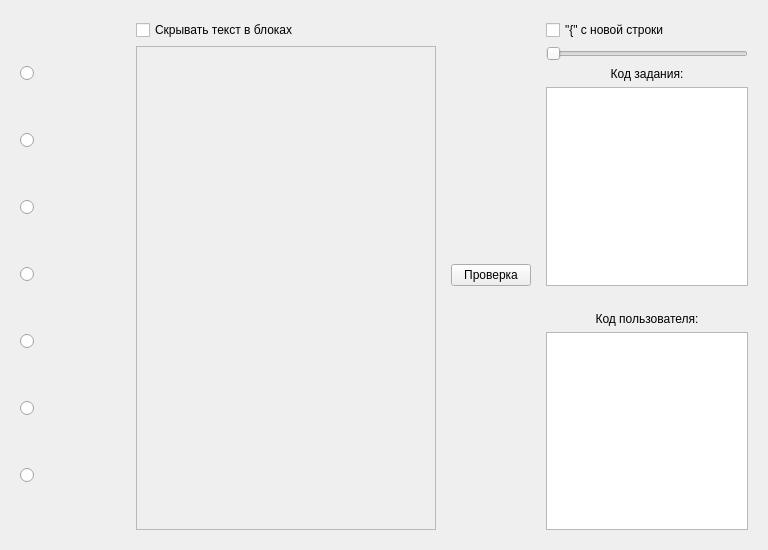
<?xml version="1.0" encoding="UTF-8"?>
<ui version="4.0">
 <class>ExerciseWindow</class>
 <widget class="QWidget" name="ExerciseWindow">
  <property name="geometry">
   <rect>
    <x>0</x>
    <y>0</y>
    <width>768</width>
    <height>550</height>
   </rect>
  </property>
  <property name="minimumSize">
   <size>
    <width>0</width>
    <height>550</height>
   </size>
  </property>
  <property name="windowTitle">
   <string>Exercise</string>
  </property>
  <layout class="QHBoxLayout" name="horizontalLayout">
   <item>
    <widget class="QWidget" name="widget" native="true">
     <property name="minimumSize">
      <size>
       <width>110</width>
       <height>400</height>
      </size>
     </property>
     <layout class="QVBoxLayout" name="verticalLayout">
      <item>
       <widget class="QRadioButton" name="radio_prefix_cycle">
        <property name="toolTip">
         <string>Цикл с предусловием</string>
        </property>
        <property name="text">
         <string/>
        </property>
        <property name="icon">
         <iconset resource="fc_resources.qrc">
          <normaloff>:/resources/icon_prefix.png</normaloff>:/resources/icon_prefix.png</iconset>
        </property>
        <property name="iconSize">
         <size>
          <width>70</width>
          <height>70</height>
         </size>
        </property>
       </widget>
      </item>
      <item>
       <widget class="QRadioButton" name="radio_postfix_cycle">
        <property name="toolTip">
         <string>Цикл с постусловием</string>
        </property>
        <property name="autoFillBackground">
         <bool>false</bool>
        </property>
        <property name="text">
         <string/>
        </property>
        <property name="icon">
         <iconset resource="fc_resources.qrc">
          <normaloff>:/resources/icon_ostfix.png</normaloff>:/resources/icon_ostfix.png</iconset>
        </property>
        <property name="iconSize">
         <size>
          <width>70</width>
          <height>70</height>
         </size>
        </property>
       </widget>
      </item>
      <item>
       <widget class="QRadioButton" name="radio_Divar">
        <property name="toolTip">
         <string>Развилка</string>
        </property>
        <property name="text">
         <string/>
        </property>
        <property name="icon">
         <iconset resource="fc_resources.qrc">
          <normaloff>:/resources/icon_divar.png</normaloff>:/resources/icon_divar.png</iconset>
        </property>
        <property name="iconSize">
         <size>
          <width>70</width>
          <height>70</height>
         </size>
        </property>
       </widget>
      </item>
      <item>
       <widget class="QRadioButton" name="radio_output">
        <property name="toolTip">
         <string>Блок вывода</string>
        </property>
        <property name="text">
         <string/>
        </property>
        <property name="icon">
         <iconset resource="fc_resources.qrc">
          <normaloff>:/resources/icon_output.png</normaloff>:/resources/icon_output.png</iconset>
        </property>
        <property name="iconSize">
         <size>
          <width>70</width>
          <height>70</height>
         </size>
        </property>
       </widget>
      </item>
      <item>
       <widget class="QRadioButton" name="radio_input">
        <property name="toolTip">
         <string>Блок ввода</string>
        </property>
        <property name="text">
         <string/>
        </property>
        <property name="icon">
         <iconset resource="fc_resources.qrc">
          <normaloff>:/resources/icon_input.png</normaloff>:/resources/icon_input.png</iconset>
        </property>
        <property name="iconSize">
         <size>
          <width>70</width>
          <height>70</height>
         </size>
        </property>
       </widget>
      </item>
      <item>
       <widget class="QRadioButton" name="radio_action">
        <property name="toolTip">
         <string>Блок действия</string>
        </property>
        <property name="autoFillBackground">
         <bool>false</bool>
        </property>
        <property name="text">
         <string/>
        </property>
        <property name="icon">
         <iconset resource="fc_resources.qrc">
          <normaloff>:/resources/icon_action.png</normaloff>:/resources/icon_action.png</iconset>
        </property>
        <property name="iconSize">
         <size>
          <width>70</width>
          <height>70</height>
         </size>
        </property>
        <property name="shortcut">
         <string/>
        </property>
        <property name="checkable">
         <bool>true</bool>
        </property>
        <property name="autoExclusive">
         <bool>true</bool>
        </property>
       </widget>
      </item>
      <item>
       <widget class="QRadioButton" name="radio_param_cycle">
        <property name="toolTip">
         <string>Цикл с параметром</string>
        </property>
        <property name="text">
         <string/>
        </property>
        <property name="icon">
         <iconset resource="fc_resources.qrc">
          <normaloff>:/resources/icon_parameter.png</normaloff>:/resources/icon_parameter.png</iconset>
        </property>
        <property name="iconSize">
         <size>
          <width>70</width>
          <height>70</height>
         </size>
        </property>
       </widget>
      </item>
     </layout>
    </widget>
   </item>
   <item>
    <widget class="QWidget" name="widget_3" native="true">
     <layout class="QVBoxLayout" name="verticalLayout_3">
      <item>
       <widget class="QCheckBox" name="checkBox">
        <property name="text">
         <string>Скрывать текст в блоках</string>
        </property>
       </widget>
      </item>
      <item>
       <widget class="QScrollArea" name="scrollArea">
        <property name="minimumSize">
         <size>
          <width>300</width>
          <height>0</height>
         </size>
        </property>
        <property name="autoFillBackground">
         <bool>true</bool>
        </property>
        <property name="widgetResizable">
         <bool>true</bool>
        </property>
        <property name="alignment">
         <set>Qt::AlignCenter</set>
        </property>
        <widget class="QWidget" name="scrollAreaWidgetContents">
         <property name="geometry">
          <rect>
           <x>0</x>
           <y>0</y>
           <width>298</width>
           <height>489</height>
          </rect>
         </property>
        </widget>
       </widget>
      </item>
     </layout>
    </widget>
   </item>
   <item>
    <widget class="QPushButton" name="pushButton">
     <property name="text">
      <string>Проверка</string>
     </property>
    </widget>
   </item>
   <item>
    <widget class="QWidget" name="widget_2" native="true">
     <property name="maximumSize">
      <size>
       <width>500</width>
       <height>16777215</height>
      </size>
     </property>
     <layout class="QVBoxLayout" name="verticalLayout_2">
      <item>
       <widget class="QCheckBox" name="checkBox_newLine">
        <property name="text">
         <string>&quot;{&quot; с новой строки</string>
        </property>
       </widget>
      </item>
      <item>
       <widget class="QSlider" name="horizontalSlider">
        <property name="minimum">
         <number>10</number>
        </property>
        <property name="maximum">
         <number>40</number>
        </property>
        <property name="orientation">
         <enum>Qt::Horizontal</enum>
        </property>
       </widget>
      </item>
      <item>
       <widget class="QLabel" name="label_2">
        <property name="text">
         <string>Код задания:</string>
        </property>
        <property name="alignment">
         <set>Qt::AlignCenter</set>
        </property>
       </widget>
      </item>
      <item>
       <widget class="QTextBrowser" name="textBrowser">
        <property name="lineWrapMode">
         <enum>QTextEdit::NoWrap</enum>
        </property>
       </widget>
      </item>
      <item>
       <widget class="QLabel" name="label">
        <property name="text">
         <string/>
        </property>
        <property name="alignment">
         <set>Qt::AlignCenter</set>
        </property>
       </widget>
      </item>
      <item>
       <widget class="QLabel" name="label_3">
        <property name="text">
         <string>Код пользователя:</string>
        </property>
        <property name="alignment">
         <set>Qt::AlignCenter</set>
        </property>
       </widget>
      </item>
      <item>
       <widget class="QTextBrowser" name="textBrowser_2">
        <property name="lineWrapMode">
         <enum>QTextEdit::NoWrap</enum>
        </property>
       </widget>
      </item>
     </layout>
    </widget>
   </item>
  </layout>
 </widget>
 <resources>
  <include location="fc_resources.qrc"/>
 </resources>
 <connections/>
</ui>
